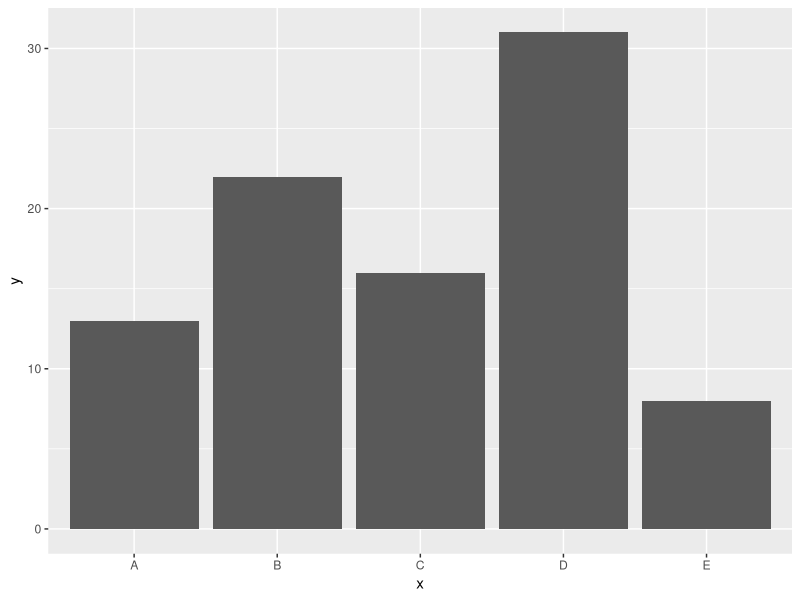
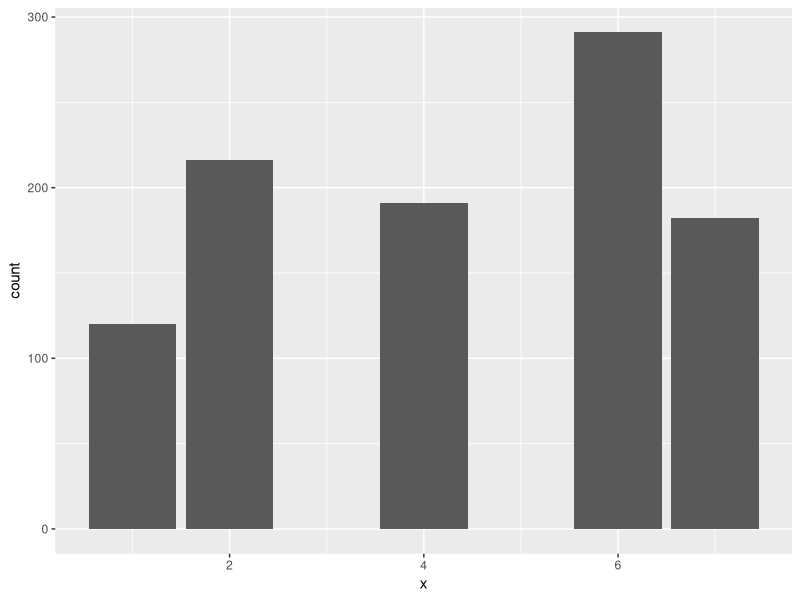
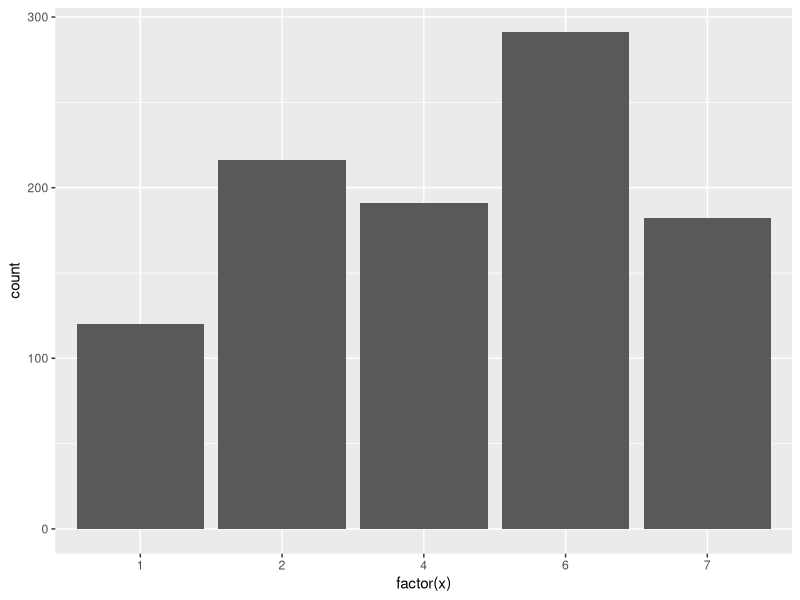
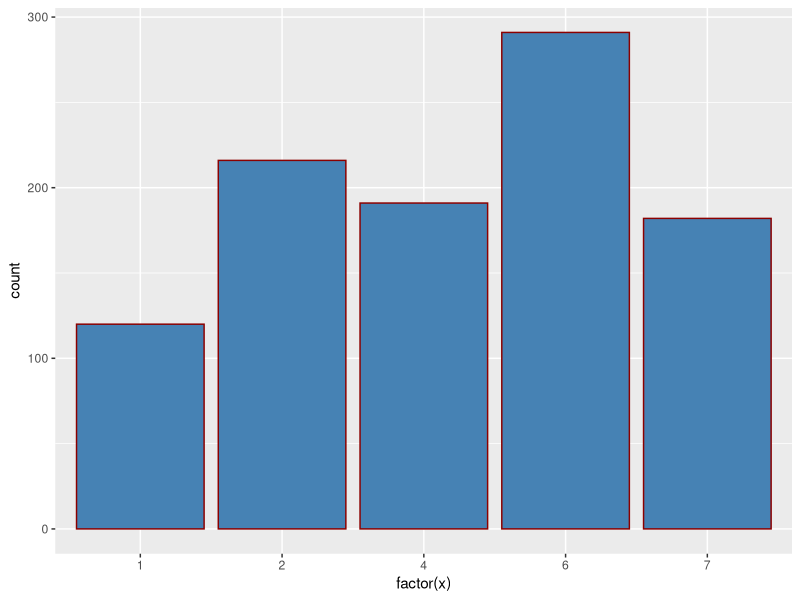
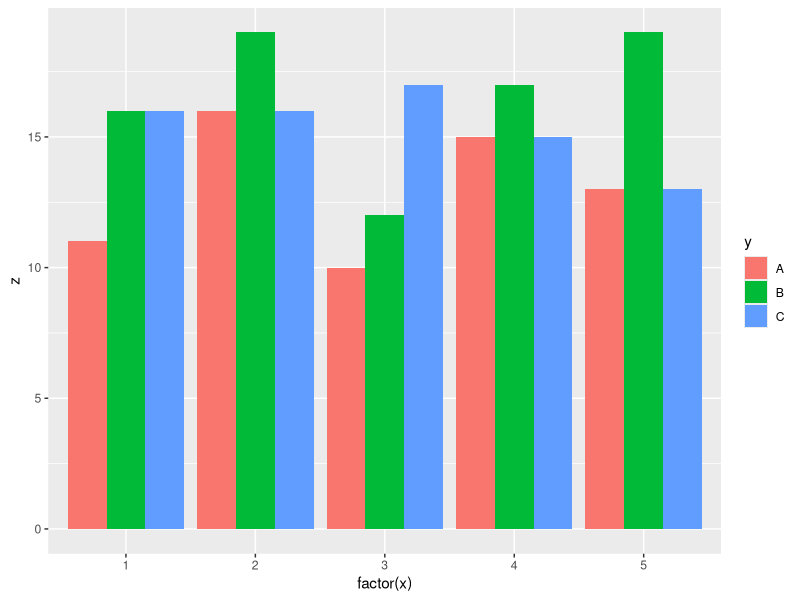
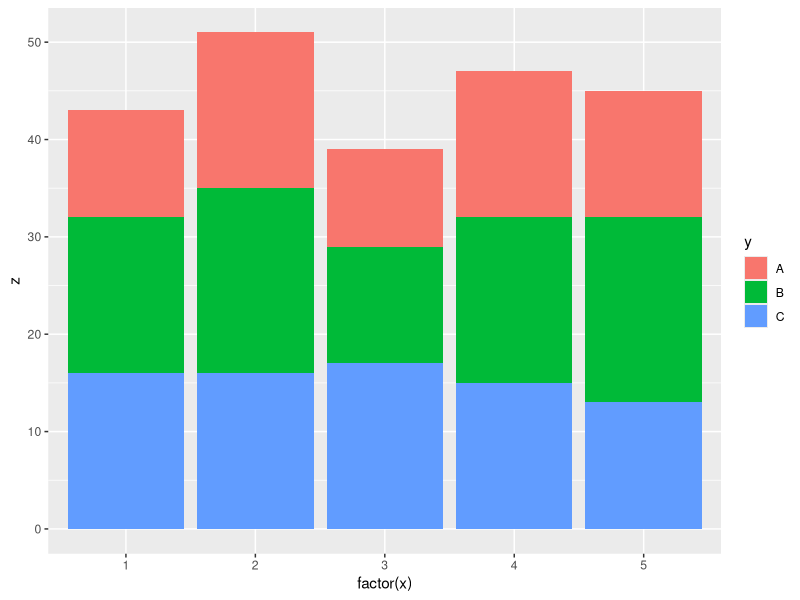
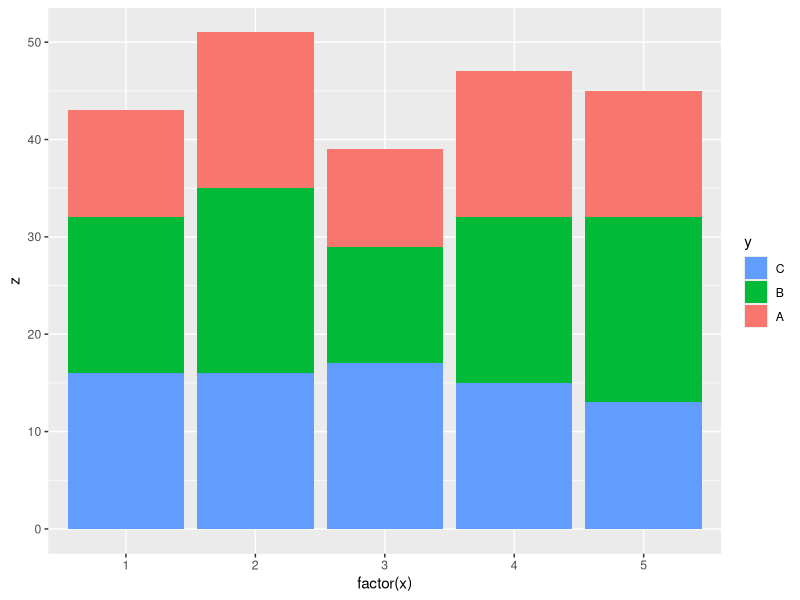
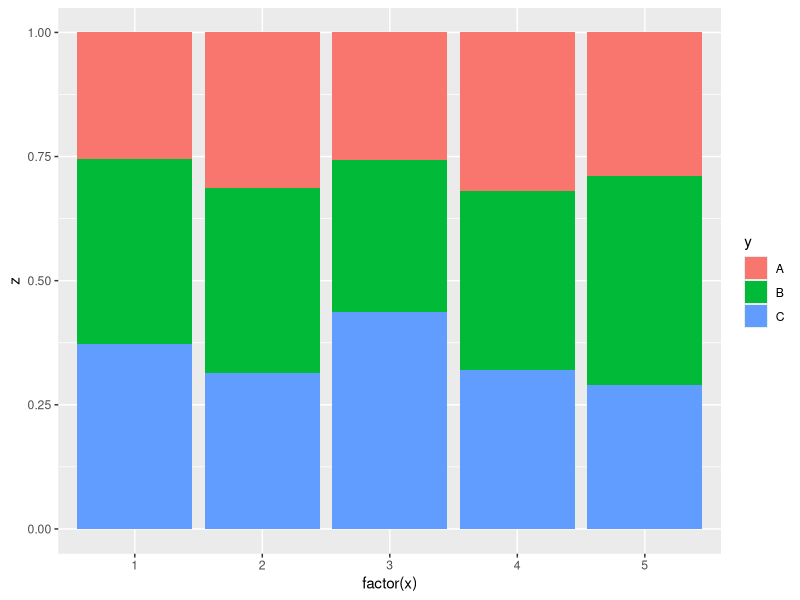

Source code (R) for these figures, in order:
library(ggplot2)

#从数据形式来看：有汇总好的数据集和明细数据集

#使用汇总好的数据集绘制条形图：
x <- c('A','B','C','D','E')
y <- c(13,22,16,31,8)
df <- data.frame(x = x, y = y)
ggplot(data = df, mapping = aes(x = x, y = y)) + geom_bar(stat = 'identity')
#注：对于条形图的y轴就是数据框中原本的数值时，必须将geom_bar()函数中stat(统计转换)参数设置为'identity'，
#即对原始数据集不作任何统计变换，而该参数的默认值为'count'，即观测数量。
#当然，如果需要对明细数据中的某个离散变量进行聚合(均值、求和、最大、最小、方差等)后再绘制条形图的话，
#建议先使用dplyr包中的group_by()函数和summarize()函数实现数据汇总，具体可参见：
#http://mp.weixin.qq.com/s?__biz=MzIxNjA2ODUzNg==&mid=402687811&idx=1&sn=fb4ada05aef7bf34b9fc35f97221d55f#rd

#使用明细数据集绘制条形图：x值是数值型时，该如何正确绘制条形图
set.seed(1234)
x <- sample(c(1,2,4,6,7), size = 1000, replace = TRUE, prob = c(0.1,0.2,0.2,0.3,0.2))
ggplot(data = data.frame(x = x), mapping = aes(x = x, y = ..count..)) + geom_bar(stat = 'count')
#对x轴调整，完整显示1，2，3，4，6，7
ggplot(data = data.frame(x = x), mapping = aes(x = factor(x), y = ..count..)) + geom_bar(stat = 'count')
#上面几幅图的颜色均为灰色的，显得并不是那么亮眼，为了使颜色更加丰富多彩，
#可以在geom_bar()函数内通过fill参数可colour参数设置条形图的填充色和边框色
ggplot(data = data.frame(x = x), mapping = aes(x = factor(x), y = ..count..)) + 
  geom_bar(stat = 'count', fill = 'steelblue', colour = 'darkred')
#注：关于颜色的选择可以在R控制台中输入colours()，将返回657种颜色的字符。如果想查看所有含红色的颜色值，
#可以输入colours()[grep('red', colours())]返回27种红色。

#绘制簇条形图
#绘制两个离散变量的条形图即簇条形图：
x <- rep(1:5, each = 3)
y <- rep(c('A','B','C'),times = 5)
set.seed(1234)
z <- round(runif(min = 10, max = 20, n = 15))
df <- data.frame(x = x, y = y, z = z)
ggplot(data =  df, mapping = aes(x = factor(x), y = z, fill = y)) + 
  geom_bar(stat = 'identity', position = 'dodge')
#注：对于簇条形图只需在ggplot()函数的aes()参数中将其他离散变量赋给fill参数即可。
#这里的position参数表示条形图的摆放形式，默认为堆叠式(stack)，还可以是百分比的堆叠式。

#堆叠式：
ggplot(data =  df, mapping = aes(x = factor(x), y = z, fill = y)) + 
  geom_bar(stat = 'identity', position = 'stack')
#发现一个问题，条形图的堆叠顺序与图例顺序恰好相反，这个问题该如何处理呢？很简单，只需再添加guides()函数进行设置即可
ggplot(data =  df, mapping = aes(x = factor(x), y = z, fill = y)) + 
  geom_bar(stat = 'identity', position = 'stack') + guides(fill = guide_legend(reverse = TRUE))
#guides()函数将图例引到fill属性中，再使图例反转即可。

#百分比堆叠式:
ggplot(data = df, mapping = aes(x = factor(x), y = z, fill = y)) + 
  geom_bar(stat = 'identity', position = 'fill')

#颜色配置：同样，如果觉得R自动配置的填充色不好看，还可以根据自定义的形式更改条形图的填充色，
#具体使用scale_fill_brewer()和scale_fill_manual()函数进行颜色设置。
#scale_fill_brewer()函数使用R自带的ColorBrewer画板:
ggplot(data = df, mapping = aes(x = factor(x), y = z, fill = y)) + 
  geom_bar(stat = 'identity', position = 'dodge') + scale_fill_brewer(palette = 'Accent')
#scale_fill_manual()函数允许用户给指定的分类水平设置响应的色彩:
col <- c('darkred','skyblue','purple')
ggplot(data = df, mapping = aes(x = factor(x), y = z, fill = y)) + 
  geom_bar(stat = 'identity', colour = 'black', position = 'dodge') + 
  scale_fill_manual(values = col, limits = c('B','C','A')) + xlab('x')

#该如何绘制有序的条形图？
#不经排序的条形图，默认按x值的顺序产生条形图
x <- c('A','B','C','D','E','F','G')
y <- c('xx','yy','yy','xx','xx','xx','yy')
z <- c(10,33,12,9,16,23,11)
df <- data.frame(x = x, y = y, z = z)
ggplot(data = df, mapping = aes(x = x, y = z, fill = y)) + geom_bar(stat = 'identity')
#按z值的大小，重新排列条形图的顺序，只需将aes()中x的属性用reorder()函数更改即可。
ggplot(data = df, mapping = aes(x = reorder(x, z),y = z, fill = y)) + geom_bar(stat = 'identity') + xlab('x')

#如何y轴的正负值区分开来，并去除图例
set.seed(1234)
x = 1980 + 1:35 
y = round(100*rnorm(35))
df = data.frame(x = x, y = y)
#判断y是否为正值
df <- transform(df,judge = ifelse(y>0, 'Yes', 'No'))
ggplot(data = df, mapping = aes(x = x, y = y, fill = judge)) + 
  geom_bar(stat = 'identity', position = 'identity') +
  scale_fill_manual(values = c('blue','red'), guide = FALSE) + xlab('Year')
#注：stat参数和position参数均设置为identity，目的是图形绘制不要求对原始数据做任何的变换，包括统计变换和图形变换，
#排除图例可以通过scale_fill_manual()函数将参数guide设置为FALSE，同时该函数还可以自定义填充色，一举两得。

#调整条形图的条形宽度和条形间距，geom_bar()函数可以非常灵活的将条形图的条形宽度进行变宽或变窄设置,
#具体通过函数的width参数实现，width的最大值为1，默认为0.9。
x = c('A','B','C','D','E')
y = c(10,20,15,22,18)
df = data.frame(x = x , y = y)
#不作任何条形宽度的调整
ggplot(data = df, mapping = aes(x = x, y = y)) + 
  geom_bar(stat = 'identity', fill = 'steelblue', colour = 'black')
#使条形宽度变宽
ggplot(data = df, mapping = aes(x = x, y = y)) + 
  geom_bar(stat = 'identity', fill = 'steelblue', colour = 'black', width = 1)

#对于簇条形图来说，还可以调整条形之间的距离，默认情况下，条形图的组内条形间隔为0，
#具体可通过函数的position_dodge参数实现条形距离的调整，为了美观，一般将条形距离设置的比条形宽度大一点。
x <- rep(1:5, each = 3)
y <- rep(c('A','B','C'),times = 5)
set.seed(1234)
z <- round(runif(min = 10, max = 20, n = 15))
df <- data.frame(x = x, y = y, z = z)
#不作任何条形宽度和条形距离的调整
ggplot(data = df, mapping = aes(x = factor(x), y = z, fill = y)) + 
  geom_bar(stat = 'identity', position = 'dodge')
#调整条形宽度和条形距离
ggplot(data = df, mapping = aes(x = factor(x), y = z, fill = y)) + 
  geom_bar(stat = 'identity', width = 0.5, position = position_dodge(0.7))

#添加数据标签，geom_text()函数可以方便的在图形中添加数值标签，具体微调从几个案例开始：
x <- rep(1:5, each = 3)
y <- rep(c('A','B','C'),times = 5)
set.seed(1234)
z <- round(runif(min = 10, max = 20, n = 15))
df <- data.frame(x = x, y = y, z = z)
ggplot(data = df, mapping = aes(x = interaction(x,y), y = z, fill = y)) + 
  geom_bar(stat = 'identity') + geom_text(mapping = aes(label = z))
#除此之外，还可以调整标签的大小、颜色、位置等。
ggplot(data = df, mapping = aes(x = interaction(x,y), y = z, fill = y)) + 
  geom_bar(stat = 'identity') + ylim(0,max(z)+1) +
  geom_text(mapping = aes(label = z), size = 8, colour = 'orange', vjust = 1)
#ylim设置条形图中y轴的范围；size调整标签字体大小，默认值为5号；colour更换标签颜色；vjust调整标签位置，1为分界线，越大于1，标签越在条形图上界下方，反之则越在条形图上上界上方。

#对于水平交错的簇条形图，必须通过geom_text()函数中的position_dodge()参数来调整标签位置，hjust=0.5将标签水平居中放置。 
ggplot(data = df, mapping = aes(x = x, y = z, fill = y)) + 
  geom_bar(stat = 'identity', position = 'dodge') + 
  geom_text(mapping = aes(label = z), size = 5, colour = 'black', 
            vjust = 1, hjust = 0.5, position = position_dodge(0.9))
#这里的图形位置与标签位置摆放必须一致，即图形位置geom_bar()函数中的position = 'dodge'参数，
#标签位置geom_text()函数中的position = position_dodge(0.9)参数。


#对于堆叠的簇条形图，必须通过geom_text()函数中的position_stack()参数来调整标签位置，hjust将标签水平居中放置。
ggplot(data = df, mapping = aes(x = x, y = z, fill = y)) + 
  geom_bar(stat = 'identity', position = 'stack') + 
  geom_text(mapping = aes(label = z), size = 5, colour = 'black', 
            vjust = 3.5, hjust = .5, position = position_stack())
#这里的图形位置与标签位置摆放必须一致，即图形位置geom_bar()函数中的position = 'stack'参数，
#标签位置geom_text()函数中的position = position_stack()参数。